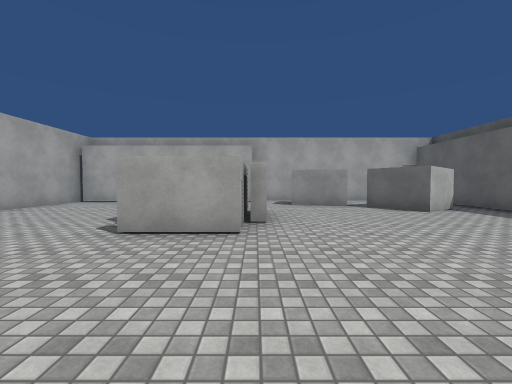
view 1 (above)

15 first-person views from a walk through a Unity game level. The camera is 1.4 m above the floor, tilts 2° down and sees 90° across. The floor is counted in squares, 2 m on a side. Each view is taken from the middle of a square. On the plan, view 1 faces up. The plan holds only what a view shows up to about 9 squares ahead; the rest is blank. The place goes on beyond the plan. The player character is not drawn. Surface patterns are stand-ins for the level's own textures.

view 2
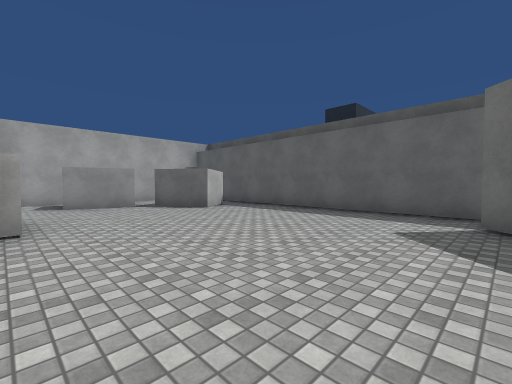

view 3
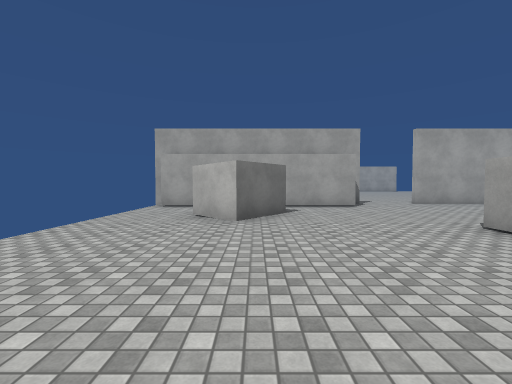

view 4
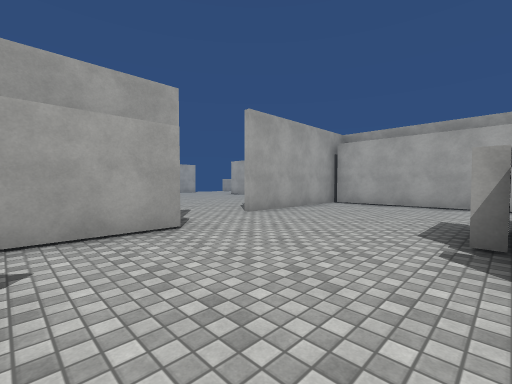

view 5
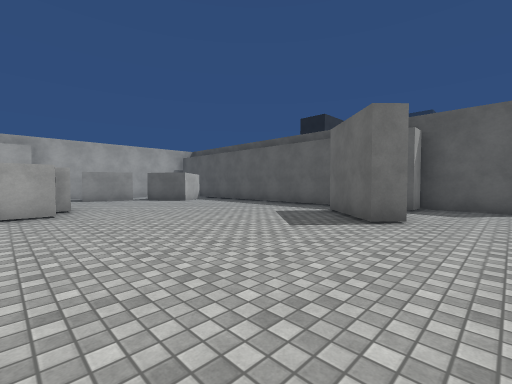

view 6
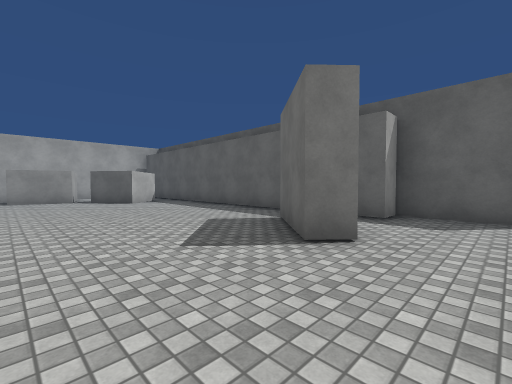

view 7
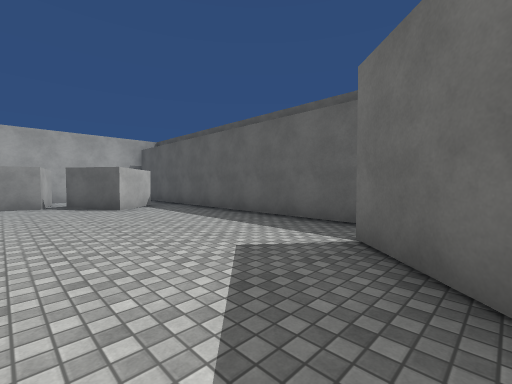

view 8
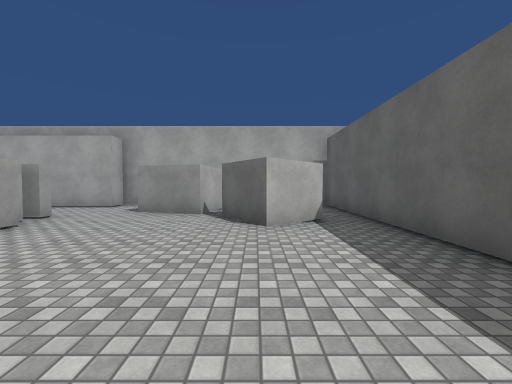

view 9
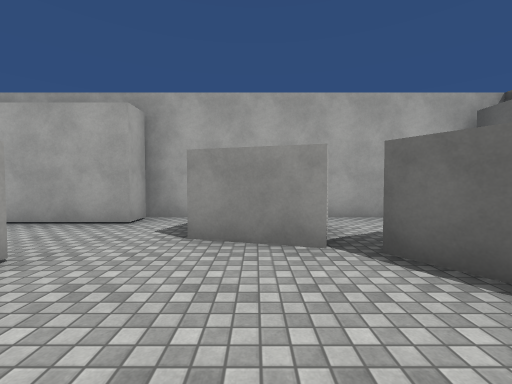

view 10
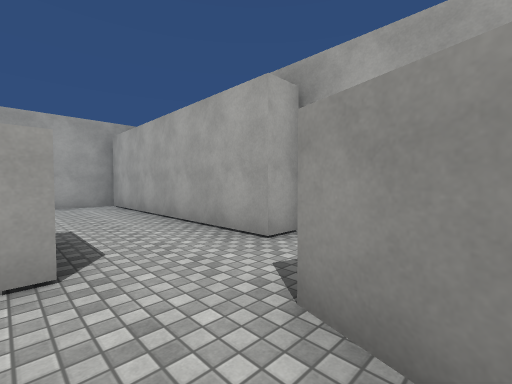

view 11
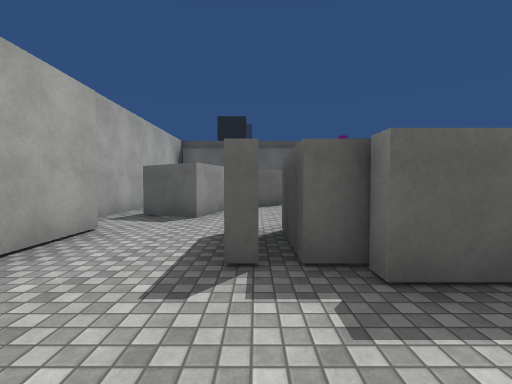

view 12
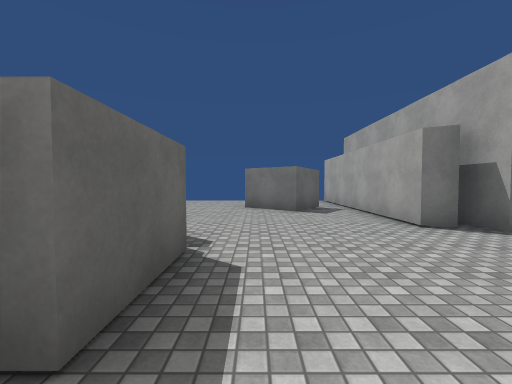

view 13
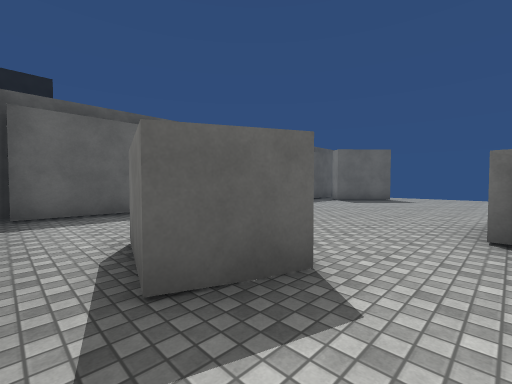

view 14
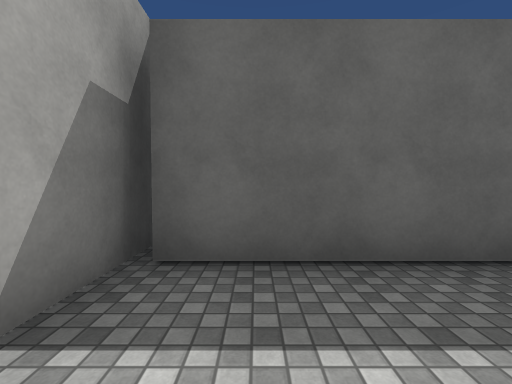

view 15
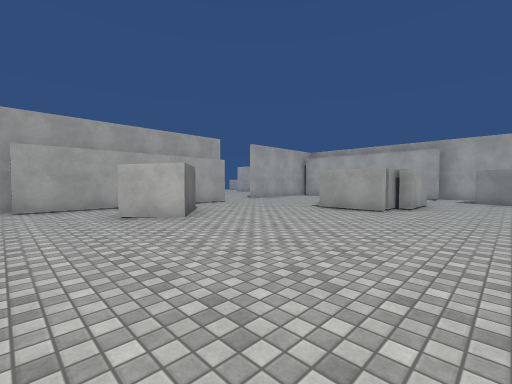

### Floor plan
Points are (right, up) in squares from view 1. A wall is a line through its corners. A room is listed if a view was taken in it or the views show most of it. See-through windows are left out.
Room 1 (views 1, 2, 3, 4, 5, 6, 7, 8, 9, 10, 11, 12, 13, 15)
walls: (-0.1, 3.5) (-2, 3.5); (-0.2, 4.9) (-0.2, 3.9); (-2.3, 4.4) (-2.3, 6.1); (0.2, 6.1) (0.2, 4.4); (-1.9, 6) (-1.9, 6.6) (-0.2, 6.6) (-0.2, 6.1); (-1.9, 6.9) (-1.9, 7.4); (-0.2, 7.4) (-0.2, 7) (-0.6, 7); (1.1, 8.2) (1.5, 9.4) (3.1, 8.9) (2.8, 7.7) (1.1, 8.2); (-4.8, -0.3) (-4, 0.7) (-2.7, -0.4) (-3.5, -1.4); (-6.3, 3) (-5.6, 3) (-5.6, -2.9); (4.1, -1.8) (3.5, -1.3) (5.1, 0.4); (-6.5, 3.5) (-6.5, 2.5); (5.3, 6.8) (4.2, 6.1) (3.2, 7.6); (3.5, 10.2) (-0.2, 10.2) (-0.2, 9.4) (-6.5, 9.4) (-6.5, 5.3); (-6.5, -2.7) (-6.5, -3.4); (7, -3.1) (7, -1.3) (6.2, -1.3) (6.2, 6.6)
ways out: opening at (5, 8.5) to room 2; opening at (-6, 4.5)
Room 2 (view 14)
walls: (6.9, 10.2) (3.5, 10.2); (6.2, 6.6) (6.2, 10)
ways out: opening at (5, 8.5) to room 1

Where each view was taken, in squares from view 1:
view 1: 0 up, 0 right, facing up
view 2: 0 up, 0 right, facing up-right
view 3: 0 up, 2 right, facing left
view 4: 1 up, 2 left, facing up-left
view 5: 3 down, 1 left, facing up-right
view 6: 3 down, 1 right, facing up-right
view 7: 1 down, 2 right, facing up-right
view 8: 2 up, 4 right, facing up
view 9: 5 up, 2 right, facing up
view 10: 7 up, 2 right, facing up-left
view 11: 7 up, 4 left, facing right
view 12: 7 up, 3 left, facing down
view 13: 10 up, 0 right, facing down-right
view 14: 9 up, 4 right, facing right
view 15: 3 down, 2 right, facing up-left
